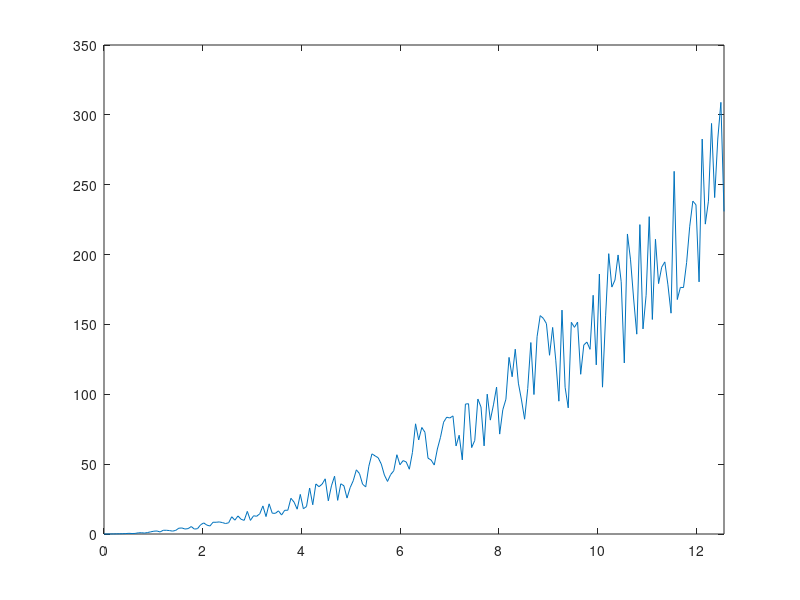

Here is the MATLAB script that generated this plot: (Note: this script raises an error after producing the figure.)
% This script generates a figure to demonstrate ZoomPlot capability on.
% You need to install the tool from File Exchange or Add-on Explorer.
% Kepeng Qiu (2022). ZoomPlot (https://github.com/iqiukp/ZoomPlot-MATLAB/releases/tag/v1.3.1), GitHub. Retrieved April 27, 2022.
% Copyright 2022 The MathWorks, Inc

%% Define x and y data
x = linspace(0,4*pi,200)';
y = x.^2.*(1+rand(size(x)));
figure
plot(x,y)
xlim([min(x), max(x)]);
hold on

%% fit an exponential function to data
f1 = fit(x,y,'smoothingspline');
plot(f1)
legend hide
ylim([0,300])
grid on

%% Try zoomPlot
% zp = BaseZoom();
% zp.plot;